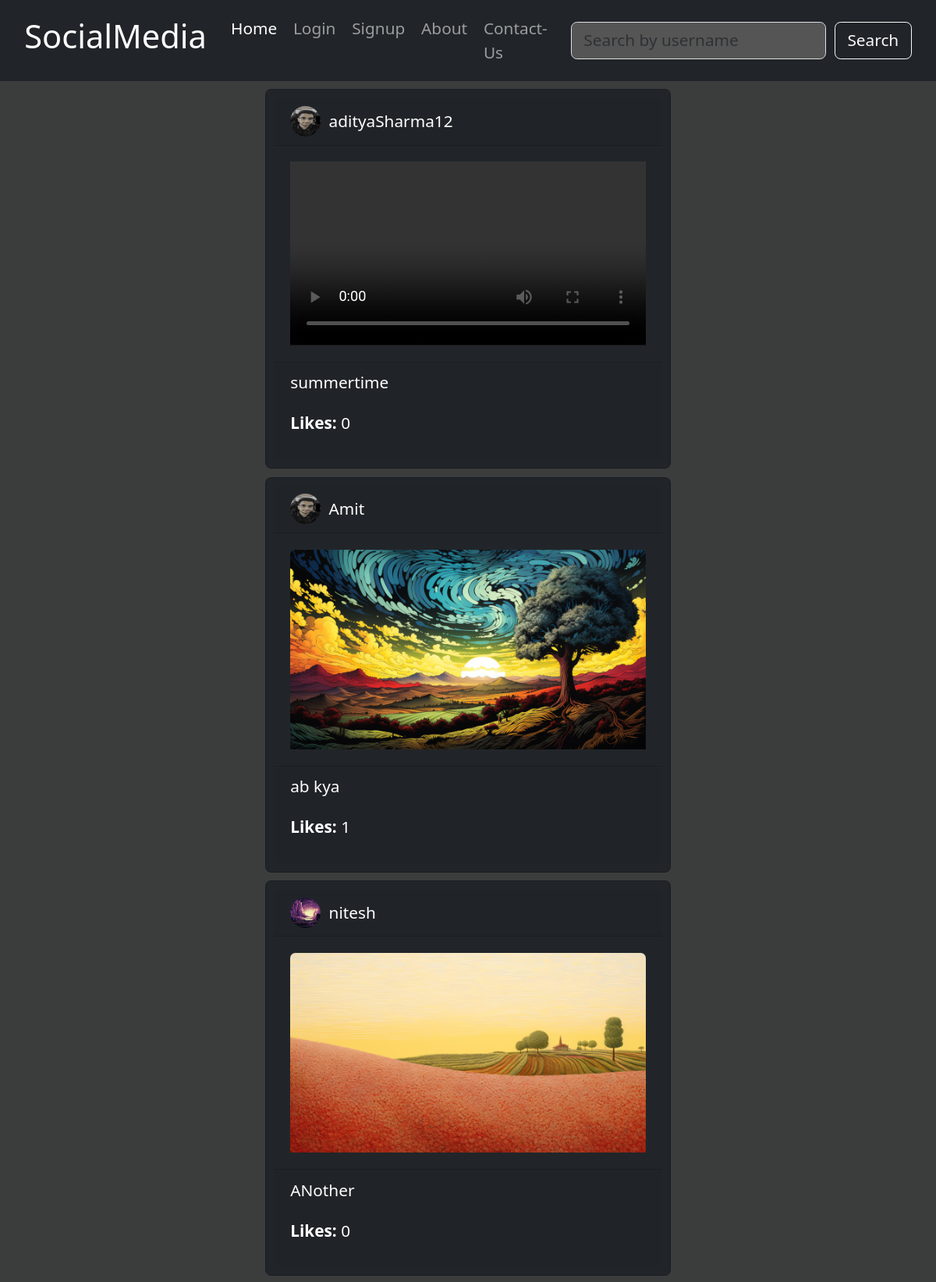
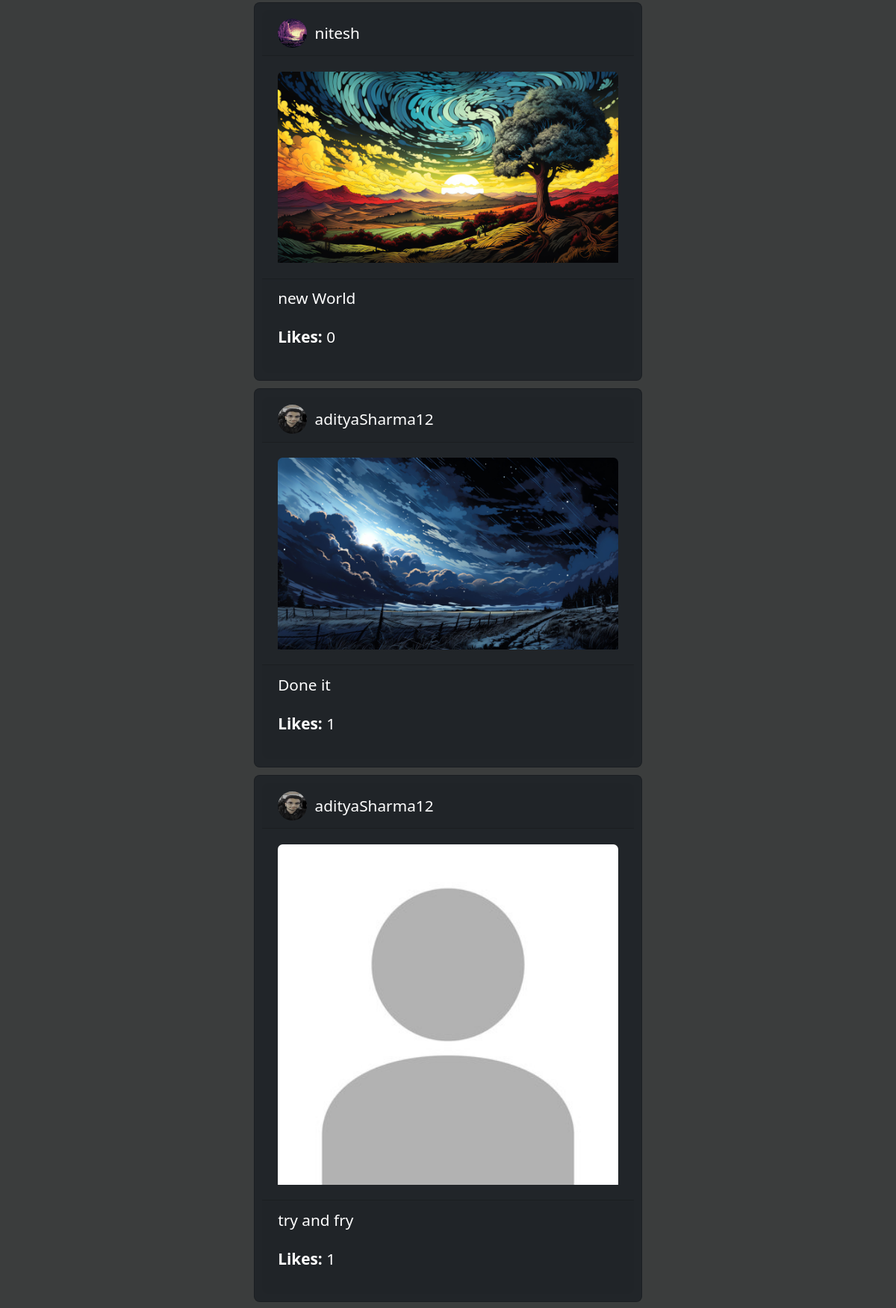
The page / (upper part) on the database its author committed (2 pictures, top to bottom).
### main/models.py (models this page shows, shortened)
class Post(models.Model):
    img = models.ImageField(upload_to='media/posts/img/', null=True, blank=True)
    video = models.FileField(upload_to='media/posts/video/', null=True, validators=[FileExtensionValidator(allowed_extensions=['MOV', 'avi', 'mp4', 'webm', 'mkv'])], blank=True)
    desc = models.TextField()
    date = models.DateTimeField(default=timezone.now)
    username = models.CharField(max_length=50,default ="")
    likes = models.ManyToManyField(User, related_name='liked_posts', blank=True)
    comments = models.TextField()

class UserProfile(models.Model):
    name = models.CharField(max_length=100)
    email = models.EmailField()
    username = models.CharField(max_length=50, unique=True)
    profile_pic = models.ImageField(upload_to='media/profile/', blank=True, null=True,default='static/defaultImg/default_pic.jpg')
    password = models.CharField(max_length=128)
    about = models.TextField(blank=True)

### main/views.py (the view)
# urls.py: path('', HomeView.as_view(), name='home'),
class HomeView(View):
    def get(self, request):
        posts = Post.objects.all().order_by('-date')
        follows = Follow.objects.filter(follower=request.user) if request.user.is_authenticated else None
        posts_with_mappings = []
        for post in posts:
            user_profile = UserProfile.objects.get(username= post.username)
            follow_mapping = follows.filter(followed_user__username=post.username).exists() if follows else False
            like_count = post.likes.count()
            is_liked = post.likes.filter(id=request.user.id).exists() if request.user.is_authenticated else False
            posts_with_mappings.append(
                {'post': post, 'follow_mapping': follow_mapping, 'like_count': like_count, 'is_liked': is_liked,'user_profile':user_profile})
        return render(request, 'home.html', {'posts_with_mappings': posts_with_mappings})

### templates/home.html (shortened to what this page needs)
{% extends 'base.html' %}
{% load static %}
{% block content %}
{% for item in posts_with_mappings %}
    {% with post=item.post follow_mapping=item.follow_mapping like_count=item.like_count is_liked=item.is_liked user_profile=item.user_profile%}
        <div class="container">
            <div class="row justify-content-center">
                <div class="card bg-dark text-white mt-2 p-2" style="width: 400px;">
                    <div class="card-header">
                        <div class="d-flex justify-content-between align-items-center">
                            <div class="d-flex align-items-center">
                                <img class="rounded-circle me-2" src="{{ user_profile.profile_pic.url }}" alt="Profile Picture" style="width: 30px; height: 30px;">
                                <h6 class="mb-0"> <a class="nav-link" href="{% url 'profile' post.username  %}">{{ post.username }}</a></h6>
                            </div>
                        </div>
                    </div>
                    <div class="card-body" style="max-height: 400px; overflow: hidden;">
                        {% if post.video %}
                            <video id="video{{ forloop.counter }}" src="{{ post.video.url }}" style="width: 100%; height: 100%;" controls></video>
                        {% endif %}
                        {% if post.img %}
                            <img id="image{{ forloop.counter }}" class="card-img-top" src="{{ post.img.url }}" alt="Post Image" style="width: 100%; height: 100%;">
                        {% endif %}
                    </div>
                        <div class="card-footer">
                            <p class="card-text">{{ post.desc }}</p>
                            <div class="d-flex justify-content-between align-items-center">
                                <div class="like-count">
                                    <p><strong>Likes:</strong> {{ like_count }}</p>
                                </div>
                </div>
            </div>
        </div>
    {% endwith %}
{% endfor %}
{% endblock content %}

### static/css/style.css (style rules this page uses)
body { background-color: rgb(59, 61, 61); color: antiquewhite; margin: 0; display: flex; flex-direction: column; min-height: 100vh; }

### rows shown on the page
Post: user_profile.profile_pic (picture), post.username "adityaSharma12", post.desc "summertime", like_count "0"
Post: user_profile.profile_pic (picture), post.username "Amit", post.img (picture), post.desc "ab kya", like_count "1"
Post: user_profile.profile_pic (picture), post.username "nitesh", post.img (picture), post.desc "ANother", like_count "0"
Post: user_profile.profile_pic (picture), post.username "nitesh", post.img (picture), post.desc "new World", like_count "0"
Post: user_profile.profile_pic (picture), post.username "adityaSharma12", post.img (picture), post.desc "Done it", like_count "1"
Post: user_profile.profile_pic (picture), post.username "adityaSharma12", post.img (placeholder picture), post.desc "try and fry", like_count "1"
